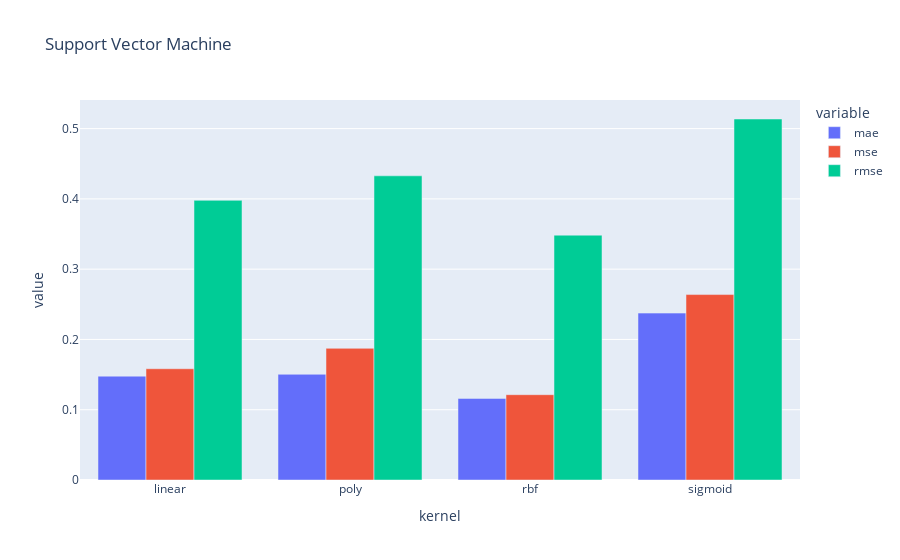

The notebook cell this image was saved under:
### Code cell
svm_df.plot.bar(x='kernel', barmode="group" , y=['mae', 'mse', 'rmse'], title='Support Vector Machine')

### Figure 1 — Plotly figure (JSON) as saved in the notebook; plotly's stock layout.template omitted (floating-point values rounded to 4 significant figures)
{"data": [{"alignmentgroup": "True", "hovertemplate": "variable=mae<br>kernel=%{x}<br>value=%{y}<extra></extra>", "legendgroup": "mae", "marker": {"color": "#636efa", "pattern": {"shape": ""}}, "name": "mae", "offsetgroup": "mae", "orientation": "v", "showlegend": true, "textposition": "auto", "type": "bar", "x": ["linear", "poly", "rbf", "sigmoid"], "xaxis": "x", "y": [0.1478, 0.1504, 0.1161, 0.2375], "yaxis": "y"}, {"alignmentgroup": "True", "hovertemplate": "variable=mse<br>kernel=%{x}<br>value=%{y}<extra></extra>", "legendgroup": "mse", "marker": {"color": "#EF553B", "pattern": {"shape": ""}}, "name": "mse", "offsetgroup": "mse", "orientation": "v", "showlegend": true, "textposition": "auto", "type": "bar", "x": ["linear", "poly", "rbf", "sigmoid"], "xaxis": "x", "y": [0.1583, 0.1873, 0.1214, 0.2639], "yaxis": "y"}, {"alignmentgroup": "True", "hovertemplate": "variable=rmse<br>kernel=%{x}<br>value=%{y}<extra></extra>", "legendgroup": "rmse", "marker": {"color": "#00cc96", "pattern": {"shape": ""}}, "name": "rmse", "offsetgroup": "rmse", "orientation": "v", "showlegend": true, "textposition": "auto", "type": "bar", "x": ["linear", "poly", "rbf", "sigmoid"], "xaxis": "x", "y": [0.3979, 0.4328, 0.3484, 0.5137], "yaxis": "y"}], "layout": {"barmode": "group", "legend": {"title": {"text": "variable"}, "tracegroupgap": 0}, "title": {"text": "Support Vector Machine"}, "xaxis": {"anchor": "y", "domain": [0, 1], "title": {"text": "kernel"}}, "yaxis": {"anchor": "x", "domain": [0, 1], "title": {"text": "value"}}}}
